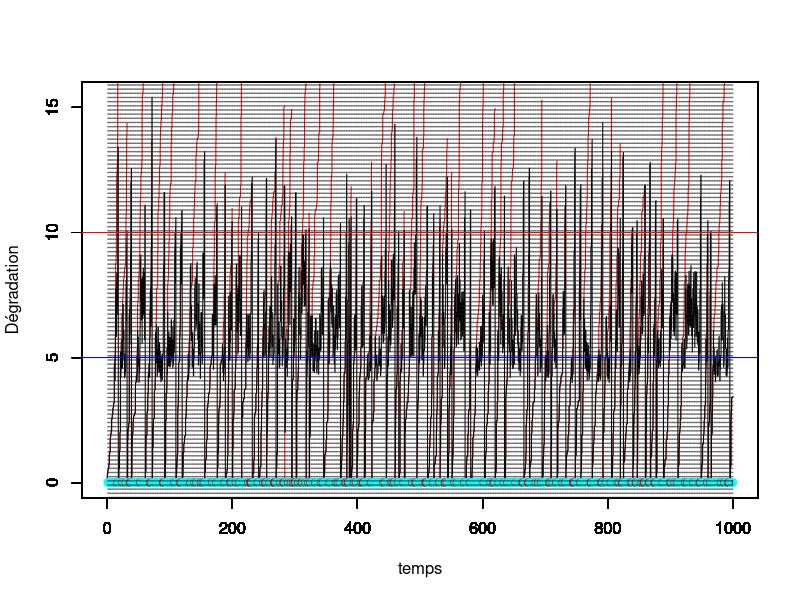
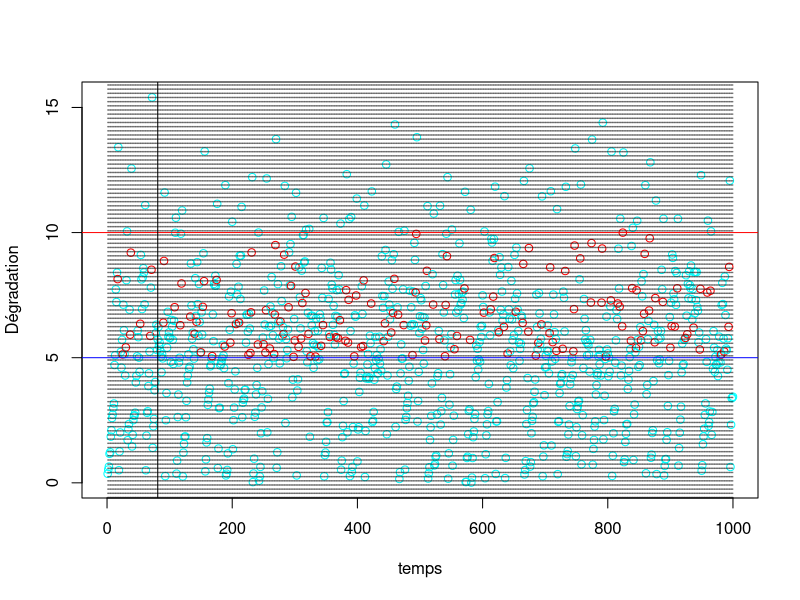
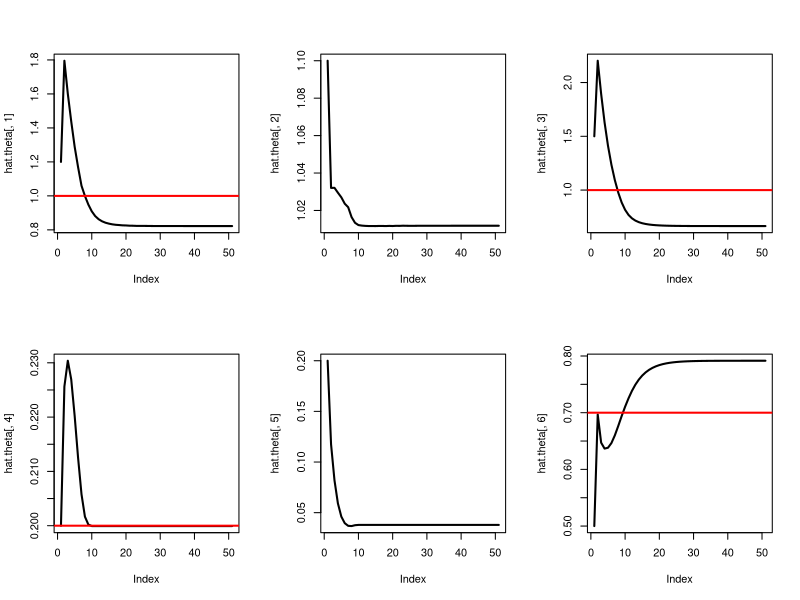

Source code (R) for these figures, in order:
#### Programme de simulation lorsqu'on observe uniquement la dégradation juste avant l'inspection
#### avec deux effets de la maintenance :
#### ARD inf avec rho in [0,1] avec proba p
#### ARD inf avec rho' pour les réparations néfastes avec proba 1-p



rm(list=ls())
library(ggplot2)
library(tidyverse)

tau <- 1 # intervalle inter-inspection
rho <- 0.2 # parametre ARDinf pour les maintenances efficaces avec proba p
rho_w <- 0.3 # parametre ARDinf pour les maintenances néfastes avec proba 1-p
p <- 0.7 # proba que la maintenance préventive soit efficace


L <- 5 # seuil pour MP
M <- 10 # seuil pout MC
tps.final <- 1000 # fenêtre d'observation du processus

id.newcycle <- FALSE # Initialisation du nb de cycle de renouvellement

#set.seed(123)
# Simulation d'un processus gamma jusqu'au temps final
pas = 0.01 # pas de temps pour simuler le processus

alpha = 1 # paramètre de forme de Gamma a = alpha (t)^beta
beta = 1 # paramètre de forme  de Gamma
b=1   # paramètre d'échelle du Gamma
temps = seq(from = 0,to = tps.final,by = pas)

theta <-c(alpha,beta,b,rho,rho_w,p)


n=length(temps)

nb.inspections<- floor(tps.final/tau) # nombre d'inspections max pendant la fenêtre d'observation.

temps.insp<-temps[tau/pas*(1:nb.inspections)+1] # temps des inspections (t_i dans le papier)

obs<-numeric(nb.inspections) # données observées (pendant les inspections, à t_j^-)
vect.b<-rep(1,nb.inspections) # données non observées =1 si PM efficace, 0 si worse
Delta.P <-rep(0,nb.inspections) # Données observées = 1 si renouvellement

j<-1 # indicateur prochaine inspection
j.newcycle <- 0 # identifier le j où nouveau cycle
nb.cycles <- 1 # compteur de cycles

x=matrix(nrow=nb.inspections,ncol = n) # processus Gamma simulé, nb.lignes = nb.cycles
x[nb.cycles,1] = 0     # initialisation du processus Gamma = 0 à t=0
for(i in 2:n){
  x[nb.cycles,i] = x[nb.cycles,i-1] + rgamma(1,scale = b, shape = alpha*(temps[i]^beta-temps[i-1]^beta))
}
y=numeric(n) # processus Gamma maintenu
y.tilde=numeric(n) # processus Gamma maintenu
y[1]<-0
y.tilde[1]<-0

while (j<=nb.inspections) {
  # boucle sur un cycle de renouvellement
  if (id.newcycle){
    # on resimule un x depuis 0
    x[nb.cycles,1] = 0     # initialisation du processus Gamma = 0 à t=0
    for(i in 2:n){
      x[nb.cycles,i] = x[nb.cycles,i-1] + rgamma(1,scale = b, shape = alpha*(temps[i]^beta-temps[i-1]^beta))
    }
    id.newcycle <- FALSE
  }
  
  y.tilde[((j-1)*tau/pas+2):(j*(tau/pas)+1)]<-y[((j-1)*tau/pas+2):(j*(tau/pas)+1)]<-y[(j-1)*tau/pas+1]+ x[nb.cycles,((j-j.newcycle-1)*tau/pas+2):((j-j.newcycle)*(tau/pas)+1)]- x[nb.cycles,(j-j.newcycle-1)*tau/pas+1]
  
  obs[j]<-y[j*tau/pas+1] # état dégradation à l'inspection (t_j^-)
  
  if (obs[j] < L) {
    print("no action")
  } else {
    if (obs[j]<M) {
      u<-runif(1)
      if (u>p) vect.b[j]<-0
      ifelse(u<=p,y[j*tau/pas+1]<-(1-rho)*y[j*tau/pas+1],y[j*tau/pas+1]<-(1+rho_w)*y[j*tau/pas+1])
       # on écrase (ARD infini)
    } else {
      y[j*tau/pas+1]<-0
      id.newcycle <- TRUE
      j.newcycle <- j
      nb.cycles <- nb.cycles+1
      Delta.P[j]<-1
    }
  }
  j<-j+1
}

vect.u <- (obs<M)*(obs>L) # indicatrice u_i


#df <- data.frame(temps,x,y)
#mygraph <- ggplot(df,aes(x = temps)) +  
#  geom_line(aes(y = y), color = "darkred") +
#  geom_line(aes(y = x), color="steelblue", linetype="twodash") +
#  geom_abline(slope = 0,intercept = L,color="blue") +
#  geom_abline(slope = 0,intercept = M,color="red")


temps.cycle<-c(0,tau*which(obs>M),tps.final)
indice.temps.cycle <- c(1,tau/pas*(which(obs>M))+1,length(temps))


for (k in 1:nb.cycles){
  plot(temps[indice.temps.cycle[k]:indice.temps.cycle[k+1]],x[k,1:(indice.temps.cycle[k+1]-indice.temps.cycle[k]+1)],col="red",type="l",ylim = c(0,max(y.tilde)),xlim = c(0,tps.final),xlab="",ylab="")
  par(new=T)
}

plot(temps,y.tilde,type="l",ylim=c(0,max(y.tilde)),xlim = c(0,tps.final),ylab="",xlab="")


par(new=T)
vect.b.fact <- factor(vect.b)
mescouleurs <- rainbow(length(levels(vect.b.fact)))
plot(tau*(1:nb.inspections),numeric(length = nb.inspections),ylim=c(0,max(y.tilde)),type="p",xlim = c(0,tps.final),xlab = "temps",ylab="Dégradation",col=mescouleurs[vect.b.fact])
abline(h=L,col="blue")
abline(h=M,col="red")
abline(v=tau*(1:nb.inspections), lty =3, col = grey(0.1), lwd = 0.45)

vect.b.fact <- factor(vect.b)
mescouleurs <- rainbow(length(levels(vect.b.fact)))
plot(1:nb.inspections,obs,type="p",xlim = c(0,tps.final),xlab = "temps",ylab="Dégradation",col=mescouleurs[vect.b.fact])
abline(h=L,col="blue")
abline(h=M,col="red")
abline(v=tau*(1:nb.inspections), lty =3, col = grey(0.1), lwd = 0.45)
abline(v=81)




#abline(v = tau*(1:nb.inspection))

#####################################
############## Algo EM ##############
#####################################

# initialisation des paramètres
K<- 50

hat.theta<-matrix(nrow=K+1,ncol=6)
hat.theta[1,] <- c(1.2,1.1,1.5,0.2,0.2,0.5) # (alpha,beta,b,rho,rho^\prime,p)

# On ne définit les p.tildes[i] que lorsque u_{i-1}=1 
ind.u<-which(vect.u[1:(nb.inspections-1)]==1)

# Indice intervenant dans les sommes (i.e tel que u_{i-1}=1)
ind.i.u<-rep(0,nb.inspections)
ind.i.u[ind.u+1] <- 1

# indice i lorsque Delta_{i-1}=1
ind.Delta<-which(Delta.P==1)

ind.i.Delta<-rep(0,nb.inspections)
ind.i.Delta[ind.Delta+1] <- 1

#Définition des y_{t_{i-1}}
obs.pre<-c(0,obs[1:(nb.inspections-1)])*(1-ind.i.Delta)

temps.insp.pre <- c(0,temps.insp[1:(nb.inspections-1)])

data <- data.frame(temps.insp,temps.insp.pre,obs,obs.pre,vect.u,vect.b,ind.i.u,Delta.P,ind.i.Delta)



data1 <- filter(data,ind.i.u==1)
#data0 <- filter(data,ind.i.u==0)

delta <- hat.theta[1,1]*(data$temps.insp^hat.theta[1,2]-data$temps.insp.pre^hat.theta[1,2])



  
#p.tilde <- (hat.theta[1,6]*dgamma(obs-(1-c(0,Delta.P[1:(nb.inspections-1)]))*(1-hat.theta[1,4])^(c(0,vect.u[1:(nb.inspections-1)]))*c(0,obs[1:(nb.inspections-1)]),delta,rate=hat.theta[1,3]))/(hat.theta[1,6]*dgamma(obs-(1-c(0,Delta.P[1:(nb.inspections-1)]))*(1-hat.theta[1,4])^(c(0,vect.u[1:(nb.inspections-1)]))*c(0,obs[1:(nb.inspections-1)]),delta,rate=hat.theta[1,3])+(1-hat.theta[1,6])*dgamma(obs-(1-c(0,Delta.P[(nb.inspections-1)]))*(1+hat.theta[1,5])^(c(0,vect.u[1:(nb.inspections-1)]))*c(0,obs[1:(nb.inspections-1)]),delta,rate=hat.theta[1,3]))

# p.tilde uniquement défini lorsque u_{i-1}=1

p.tilde <- ifelse(data1$obs/data1$obs.pre<=1,1,(hat.theta[1,6]*dgamma(data$obs[ind.i.u==1]-(1-hat.theta[1,4])*data$obs.pre[ind.i.u==1],delta[ind.i.u==1],rate=hat.theta[1,3]))/(hat.theta[1,6]*dgamma(data$obs[ind.i.u==1]-(1-hat.theta[1,4])*data$obs.pre[ind.i.u==1],delta[ind.i.u==1],rate=hat.theta[1,3])+(1-hat.theta[1,6])*dgamma(data$obs[ind.i.u==1]-(1+hat.theta[1,5])*data$obs.pre[ind.i.u==1],delta[ind.i.u==1],rate=hat.theta[1,3])))



data.temp<-data.frame(data1,p.tilde)
data1.rhow<-filter(data.temp,p.tilde<1)

# Définition de la borne inf pour rho
lower.rho <- max(1-data1$obs/data1$obs.pre)

# Définition de la borne sup pour rhow en enlevant les cas où p.tilde = 1
upper.rhow <- min(data1.rhow$obs/data1.rhow$obs.pre-1)




#data1.rho<-filter(data1,comp.p.tilde>0)

# forcer les p.tilde = 1 lorsque y_i/y_{i-1}<1 !

# p.tilde[which(data1$obs/data1$obs.pre<=1)] <- 1

for (k in 2:(K+1)){
  hat.theta[k,6]<-mean(p.tilde) # mise à jour de p
  # Calcul des delta_i
  num.b<-sum(hat.theta[k-1,1]*(temps.insp^hat.theta[k-1,2]-(c(0,temps.insp[1:(nb.inspections-1)]))^hat.theta[k-1,2]))
  
  det.b.1 <- sum(data$obs[ind.i.u==0]-data$obs.pre[ind.i.u==0])
  det.b.2 <- sum(p.tilde*(data$obs[ind.i.u==1]-(1-hat.theta[k-1,4])*data$obs.pre[ind.i.u==1])+(1-p.tilde)*(data$obs[ind.i.u==1]-(1+hat.theta[k-1,5])*data$obs.pre[ind.i.u==1]))
 
  det.b<-det.b.1+det.b.2  
  hat.theta[k,3]<-num.b/det.b # mise à jour de b
  
  # Pour la mise à jour de rho et rho_w, on utilise optim car uniroot ne marche pas... 
  # En effet, plusieurs valeurs annulent la dérivée...
  
  f.rho <- Vectorize(function(x){
    y.rho <- data$obs[ind.i.u==1] - (1-x)*data$obs.pre[ind.i.u==1]
     
    logy.rho<-ifelse(y.rho<=0,-Inf,log(y.rho))
    
    return(-hat.theta[k,3]*sum(p.tilde*y.rho)+sum(p.tilde*(delta[ind.i.u==1]-1)*logy.rho))
  })
  hat.theta[k,4]<-optimize(f.rho,c(lower.rho,1),maximum = T)$maximum
  
  f.rhow <- Vectorize(function(x){
    
    # UNE COUILLE ICI 
    # cond <- (p.tilde < 1) & (ind.i.u == 1)
    # delta.rhow <- hat.theta[k,1]*(temps.insp[cond] - temps.insp.pre[cond])^hat.theta[k,2]
    # 
    y.rhow <-data1.rhow$obs - (1+x)*data1.rhow$obs.pre
    logy.rhow<-ifelse(y.rhow<=0,-Inf,log(y.rhow))
    return(-hat.theta[k,3]*sum((1-data1.rhow$p.tilde)*y.rhow)+sum((1-data1.rhow$p.tilde)*(delta[ind.i.u==1]-1)*logy.rhow))
  })
  
  
  hat.theta[k,5]<-optimize(f.rhow,c(0,upper.rhow),maximum = T)$maximum
  
  # Mise à jour de alpha et beta
  
  y.u.0 <- data$obs[ind.i.u==0]-(1-Delta.P[ind.i.u==0])*data$obs.pre[ind.i.u==0]
  y.rho  <- data$obs[ind.i.u==1]-(1-hat.theta[k,4])*data$obs.pre[ind.i.u==1]
  y.rhow <- data$obs[ind.i.u==1]-(1+hat.theta[k,5])*data$obs.pre[ind.i.u==1]
  logy.u.O <- ifelse(y.u.0<=0,-Inf,log(y.u.0))
  logy.rho<-ifelse(y.rho<=0,-Inf,log(y.rho))
  logy.rhow<-ifelse(y.rhow<=0,-Inf,log(y.rhow))
  
  
  f.ab <- function(x){
    delta.u.0 <- x[1]*(data$temps.insp[ind.i.u==0]^x[2]-data$temps.insp.pre[ind.i.u==0]^x[2])
    delta.u.1 <- x[1]*(data$temps.insp[ind.i.u==1]^x[2]-data$temps.insp.pre[ind.i.u==1]^x[2])
    delta.n   <- x[1]*(data$temps.insp^x[2]-data$temps.insp.pre^x[2]) # tous les delta_i
  
    return(sum(delta.n)*log(hat.theta[k,3])-sum(log(gamma(delta.n)))+sum((delta.u.0-1)*logy.u.O)+sum(p.tilde*(delta.u.1-1)*logy.rho+(1-p.tilde)*(delta.u.1-1)*ifelse(p.tilde==1,0,logy.rhow)))
  }
  hat.theta[k,1:2]<-optim(hat.theta[k-1,1:2],f.ab,control=list(fnscale=-1))$par
  
  
  
  # Mise à jour des delta.i
  delta <- hat.theta[k,1]*(data$temps.insp^hat.theta[k,2]-data$temps.insp.pre^hat.theta[k,2])
  
  # Mise à jour des p.tilde
  p.tilde <- ifelse(data1$obs/data1$obs.pre<=1,1,(hat.theta[k,6]*dgamma(data$obs[ind.i.u==1]-(1-hat.theta[k,4])*data$obs.pre[ind.i.u==1],delta[ind.i.u==1],rate=hat.theta[k,3]))/(hat.theta[k,6]*dgamma(data$obs[ind.i.u==1]-(1-hat.theta[k,4])*data$obs.pre[ind.i.u==1],delta[ind.i.u==1],rate=hat.theta[k,3])+(1-hat.theta[k,6])*dgamma(data$obs[ind.i.u==1]-(1+hat.theta[k,5])*data$obs.pre[ind.i.u==1],delta[ind.i.u==1],rate=hat.theta[k,3])))
  
  
  data.temp <- data.frame(data1,p.tilde)
  data1.rhow <- filter(data.temp,p.tilde<1)
  upper.rhow <- min(data1.rhow$obs/data1.rhow$obs.pre-1)
  
  
  print(paste("la valeur de alpha à l'étape ",k," est : ",hat.theta[k,1]))
  print(paste("la valeur de beta à l'étape ",k," est : ",hat.theta[k,2]))
  print(paste("la valeur de b à l'étape ",k," est : ",hat.theta[k,3]))
  print(paste("la valeur de rho à l'étape ",k," est : ",hat.theta[k,4]))
  print(paste("la valeur de rho_w à l'étape ",k," est : ",hat.theta[k,5]))
  print(paste("la valeur de p à l'étape ",k," est : ",hat.theta[k,6]))
  print("==============================================================")
}

# Identifier les p.tildes <1
ind.poor.maintenance <- which(data1$vect.b==0)

# Maintenance où yappartient à [L,M]
cbind(temps.insp[ind.u],vect.b[ind.u],1-p.tilde)

# PLOT 
par(mfrow = c(2, 3))
plot(hat.theta[, 1], type = "l", lwd = 2)
abline(h = alpha, col = "red", lwd = 2)
plot(hat.theta[, 2], type = "l", lwd = 2)
abline(h = beta, col = "red", lwd = 2)
plot(hat.theta[, 3], type = "l", lwd = 2)
abline(h = b, col = "red", lwd = 2)
plot(hat.theta[, 4], type = "l", lwd = 2)
abline(h = rho, col = "red", lwd = 2)
plot(hat.theta[, 5], type = "l", lwd = 2)
abline(h = rho_w, col = "red", lwd = 2)
plot(hat.theta[, 6], type = "l", lwd = 2)
abline(h = p, col = "red", lwd = 2)
